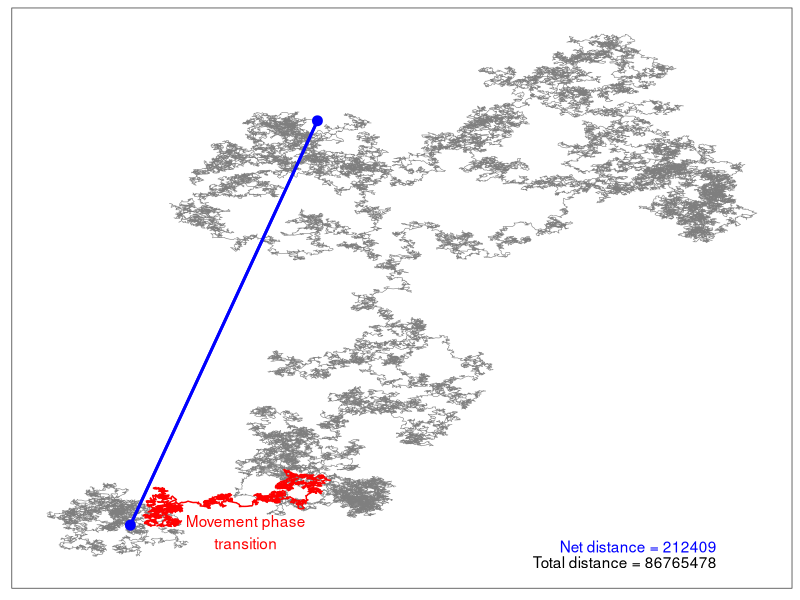
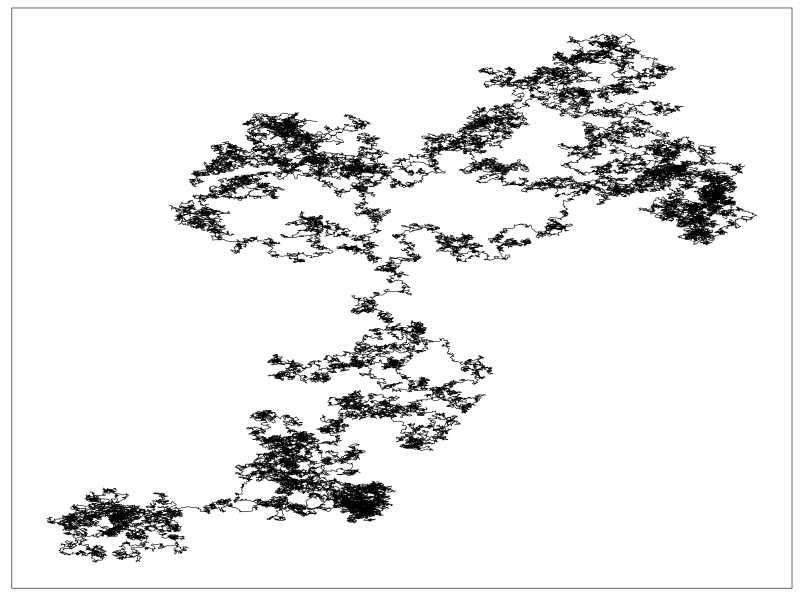
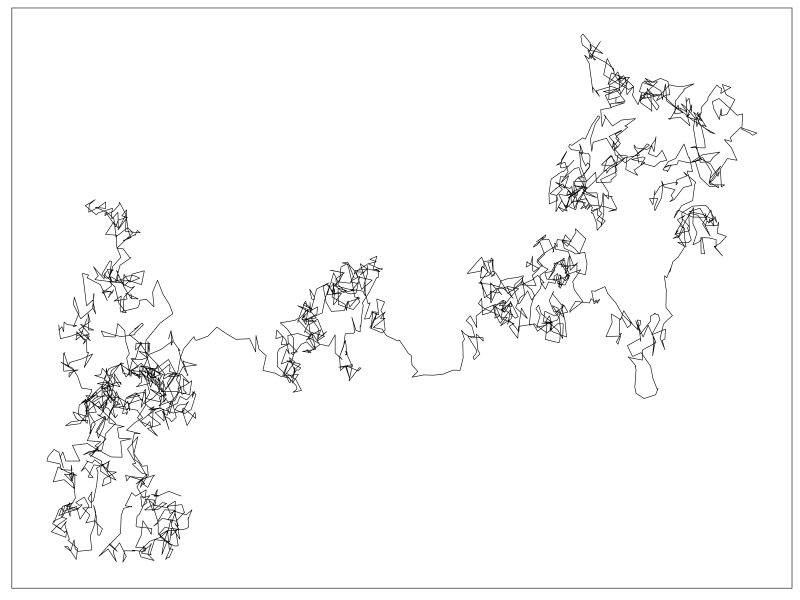
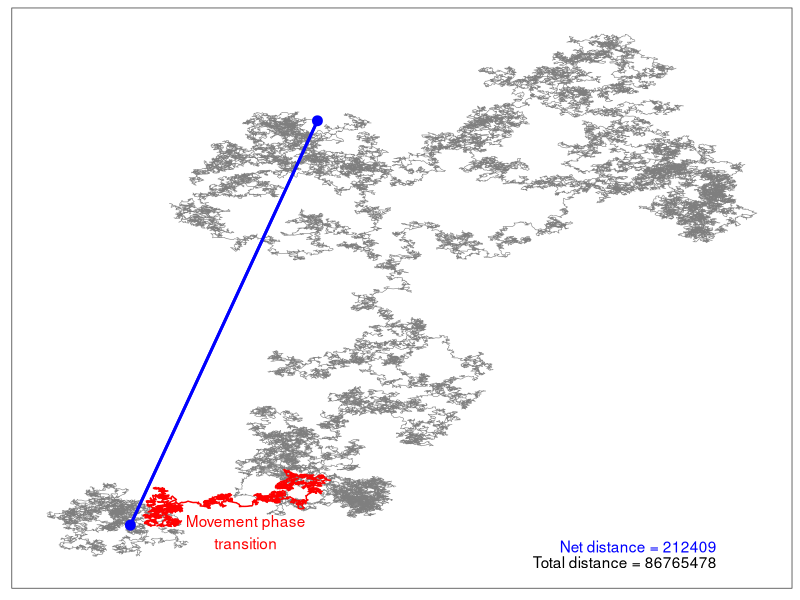

These charts were generated, in order, by the following R code:
library(tidyverse)
library(data.table)
library(ggridges)

set.seed(82734)
movements <- read_csv("./movement_rates.csv")

seconds_per_day <- 60 * 60 * 24
um_to_m <- 1e-6


# make random path
start <- c(0,0)  
speed <- movements$Speed_umps[1] # per second speed
trajectory_i <- matrix(nrow = seconds_per_day, ncol = 2, dimnames = list(NULL, c("x", "y")))

for(t in 1:seconds_per_day){
  
  dist_i <- runif(1, 0, speed)
  
  theta <- runif(1, 0, 2*pi)
  
  if(t == 1){
    pos_t <- c(dist_i*sin(theta), dist_i*cos(theta))
  } else {pos_t <- c(trajectory_i[t-1,1] + dist_i*sin(theta),
                     trajectory_i[t-1,2] + dist_i*cos(theta))}
  
  trajectory_i[t, 1] <- pos_t[1]
  trajectory_i[t, 2] <- pos_t[2]
}

random_walk_fig <- trajectory_i %>%
  as_tibble() %>%
  ggplot(aes(x = x, y = y)) +
  geom_path(size = 0.2) +
  theme_bw() +
  theme(axis.title = element_blank(),
        axis.text = element_blank(),
        panel.grid = element_blank(),
        axis.ticks = element_blank())



truncated_walk <- trajectory_i %>%
  as_tibble() %>%
  slice(6500:9000) %>%
  ggplot(aes(x = x, y = y)) +
  geom_path(size = 0.2) +
  theme_bw() +
  theme(axis.title = element_blank(),
        axis.text = element_blank(),
        panel.grid = element_blank(),
        axis.ticks = element_blank())

ggsave("figure_random_walk.pdf", random_walk_fig, width = 8, height = 8)
ggsave("figure_short_walk.pdf", truncated_walk, width = 8, height = 8)


start_endpoints <- tibble(
  bind_rows(
    trajectory_i %>% 
      as_tibble() %>% 
      slice_head(n = 1),
    trajectory_i %>% 
      as_tibble() %>% 
      slice_tail(n = 1)
  )
)

net_dist <- dist(start_endpoints)[1]

# work on difference table to compute distances
total_dist <- diff(trajectory_i) %>% 
  as_tibble() %>% 
  mutate(dist = sqrt(x^2 + y^2)) %>% 
  sum(.$dist)

xrng <- range(trajectory_i[,1])
yrng <- range(trajectory_i[,2])

random_walk_annotated <- trajectory_i %>% 
  as_tibble() %>% 
  ggplot(aes(x = x, y = y)) + 
  geom_path(size = 0.2, alpha = 0.5) +
  geom_path(data = trajectory_i %>% 
              as_tibble() %>% 
              slice(6500:9000),
            color = "red") +
  geom_point(data = start_endpoints[1,], color = "blue", size = 3) + 
  geom_point(data = start_endpoints[2,], color = "blue", size = 3) + 
  geom_segment(data = start_endpoints, 
               mapping = aes(x = x[1], xend = x[2], 
                             y = y[1], yend = y[2]),
               color = "blue", size = 1) + 
  theme_bw() +
  theme(axis.title = element_blank(), 
        axis.text = element_blank(),
        panel.grid = element_blank(),
        axis.ticks = element_blank()) + 
  annotate("text", x = xrng[2]- 10000, y = yrng[1] + 5000, label = paste("Net distance =", round(net_dist)), color = "blue", hjust = 1) +
  annotate("text", x = xrng[2]- 10000, y = yrng[1] - 3000, label = paste("Total distance =", round(total_dist)), hjust = 1) + 
  annotate("text", x = 29000, y = -4000, label = "Movement phase\ntransition", color = "red")
random_walk_annotated  
ggsave("figure_random_walk_annotated.pdf", random_walk_annotated, width = 8, height = 8)

